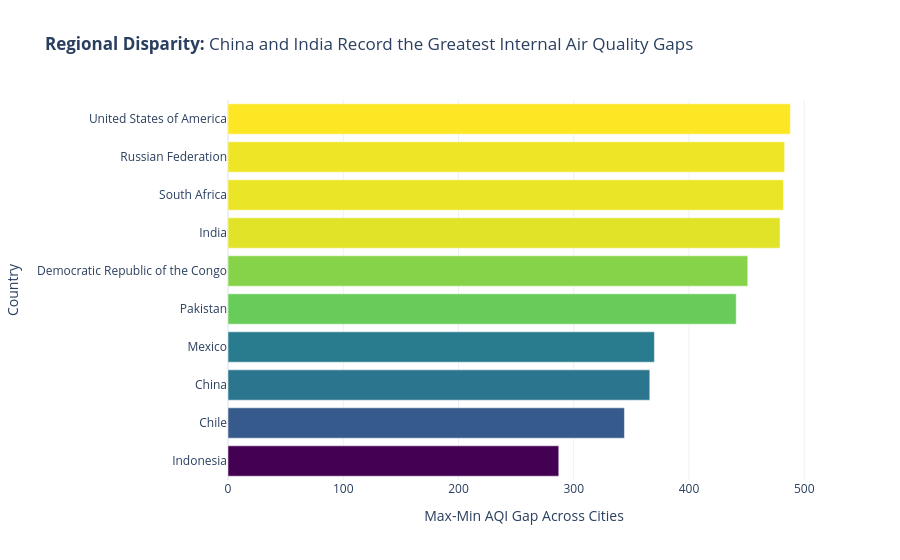

Source (notebook cell):
### Code cell
# ==============================================================================
# CELL 7: Question 6
# Q6: Which countries exhibit the widest internal gap between their cleanest and most polluted cities?
# ==============================================================================
country_range = df.groupby('Country')['AQI Value'].agg(lambda x: x.max() - x.min()).reset_index()
country_range.columns = ['Country', 'AQI_Disparity']
top_disparity = country_range.sort_values(by='AQI_Disparity', ascending=False).head(10)

fig6 = px.bar(
    top_disparity,
    x='AQI_Disparity',
    y='Country',
    orientation='h',
    title="<b>Regional Disparity:</b> China and India Record the Greatest Internal Air Quality Gaps",
    labels={'AQI_Disparity': 'Max-Min AQI Gap Across Cities', 'Country': 'Country'},
    color='AQI_Disparity',
    color_continuous_scale='Viridis',
    template='plotly_white'
)
fig6.update_layout(yaxis={'categoryorder': 'total ascending'}, coloraxis_showscale=False)
fig6.show()

### Figure 1 — Plotly figure (JSON) as saved in the notebook; plotly's stock layout.template omitted (floating-point values rounded to 4 significant figures)
{"data": [{"hovertemplate": "Max-Min AQI Gap Across Cities=%{marker.color}<br>Country=%{y}<extra></extra>", "legendgroup": "", "marker": {"color": [488, 483, 482, 479, 451, 441, 370, 366, 344, 287], "coloraxis": "coloraxis", "pattern": {"shape": ""}}, "name": "", "orientation": "h", "showlegend": false, "textposition": "auto", "type": "bar", "x": [488, 483, 482, 479, 451, 441, 370, 366, 344, 287], "xaxis": "x", "y": ["United States of America", "Russian Federation", "South Africa", "India", "Democratic Republic of the Congo", "Pakistan", "Mexico", "China", "Chile", "Indonesia"], "yaxis": "y"}], "layout": {"barmode": "relative", "coloraxis": {"colorbar": {"title": {"text": "Max-Min AQI Gap Across Cities"}}, "colorscale": [[0, "#440154"], [0.1111, "#482878"], [0.2222, "#3e4989"], [0.3333, "#31688e"], [0.4444, "#26828e"], [0.5556, "#1f9e89"], [0.6667, "#35b779"], [0.7778, "#6ece58"], [0.8889, "#b5de2b"], [1, "#fde725"]], "showscale": false}, "legend": {"tracegroupgap": 0}, "title": {"text": "<b>Regional Disparity:</b> China and India Record the Greatest Internal Air Quality Gaps"}, "xaxis": {"anchor": "y", "domain": [0, 1], "title": {"text": "Max-Min AQI Gap Across Cities"}}, "yaxis": {"anchor": "x", "categoryorder": "total ascending", "domain": [0, 1], "title": {"text": "Country"}}}}
